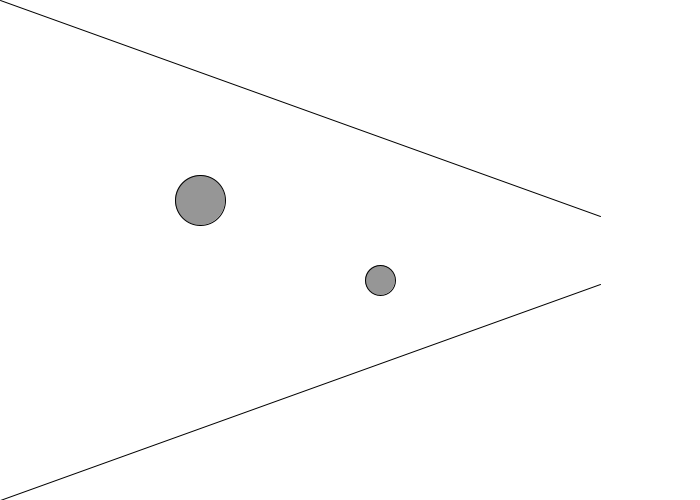
Frame 1 (no input)
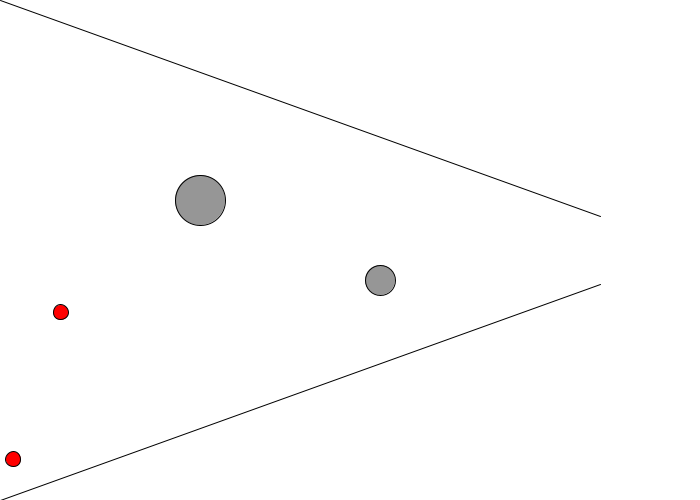
Frame 60 (the mouse pressed at the canvas centre just before this capture)
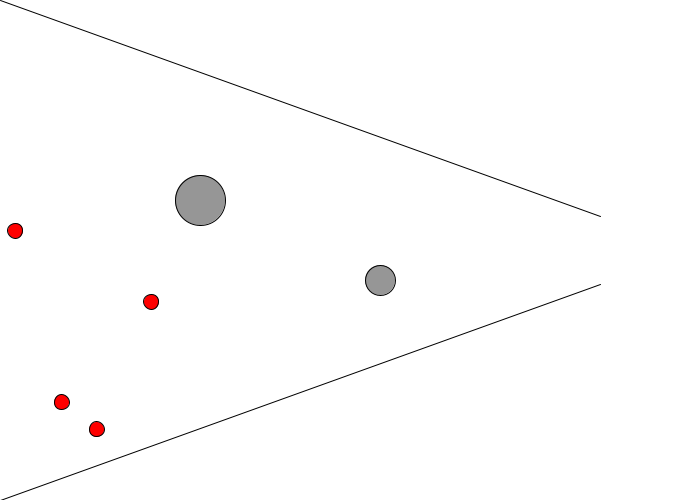
Frame 120 (the mouse held since frame 60 and released just before this capture)

The Processing sketch that drew these frames (run headless with seeded random() and noise(); from frame 60 on, the mouse is pressed at the canvas centre):

// Processing sketch: Funca
// ── Funca.pde
ArrayList<Person> people;
ArrayList<Pillar> pillars;
ArrayList<Wall> walls;
float lastPersonTime = 0;
PVector target;

void setup() {
  size(700, 500);

  // Inicializar la lista de personas
  people = new ArrayList<Person>();

  // Inicializar los pilares y las paredes
  pillars = new ArrayList<Pillar>();
  pillars.add(new Pillar(new PVector(200, 200), 25));
  pillars.add(new Pillar(new PVector(380, 280), 15));

  walls = new ArrayList<Wall>();
  walls.add(new Wall(new PVector(0, 0), new PVector(600, 216)));
  walls.add(new Wall(new PVector(0, 500), new PVector(600, 284)));

  // Definir la posición objetivo (salida)
  target = new PVector(600, 250);
}

void draw() {
  background(255);

  // Dibujar los pilares y paredes
  for (Pillar pillar : pillars) {
    pillar.display();
  }
  
  for (Wall wall : walls) {
    wall.display();
  }

  // Generar una nueva persona cada 2 segundos
  if (millis() - lastPersonTime > 500) {
    float personY = random(15, 485);
    // Añadir una nueva persona a la lista de personas
    people.add(new Person(new PVector(5, personY), random(1, 3), target, pillars, walls, people));
    lastPersonTime = millis();
  }

  // Actualizar y dibujar todas las personas
  for (int i = people.size() - 1; i >= 0; i--) {
    Person person = people.get(i);
    person.update();
    person.display();

    // Verificar si la persona ha llegado a la salida y eliminarla si es el caso
    if (person.position.dist(target) < 10 || person.position.x > width) {
      people.remove(i);
    }
  }
}

class Person {
  PVector position;  // Posición de la persona
  float speed;  // Velocidad de movimiento de la persona
  PVector target;  // Posición objetivo (salida)
  ArrayList<Pillar> pillars;
  ArrayList<Wall> walls;
  ArrayList<Person> people;

  Person(PVector position, float speed, PVector target, ArrayList<Pillar> pillars, ArrayList<Wall> walls, ArrayList<Person> people) {
    this.position = position;
    this.speed = speed;
    this.target = target;
    this.pillars = pillars;
    this.walls = walls;
    this.people = people;
  }

  void update() {
    // Calcula la dirección hacia la salida
    PVector direction = PVector.sub(target, position);
    direction.normalize();

    // Verifica si la persona está chocando con un pilar o una pared
    for (Pillar pillar : pillars) {
      if (isCollidingWithPillar(pillar)) {
        direction = adjustDirectionForCollision(direction);
      }
    }
    
    for (Wall wall : walls) {
      if (isCollidingWithWall(wall)) {
        direction = adjustDirectionForCollision(direction);
      }
    }

    // Verifica si la persona está chocando con otra persona
    for (Person other : people) {
      if (other != this && isCollidingWithPerson(other)) {
        direction = adjustDirectionForCollision(direction);
      }
    }

    // Actualiza la posición de la persona en la dirección hacia la salida
    position.add(PVector.mult(direction, speed));
  }

  void display() {
    fill(255, 0, 0);  // Establece el color de relleno a rojo
    ellipse(position.x, position.y, 15, 15);  // Dibuja la persona
  }

  boolean isCollidingWithPillar(Pillar pillar) {
    // Calcula la distancia entre la posición de la persona y la posición del pilar
    float distance = position.dist(pillar.position);

    // Verifica si la distancia es menor o igual al radio del pilar
    return distance <= pillar.radius;
  }
  
  boolean isCollidingWithWall(Wall wall) {
    return wall.isPointOnWall(position);
  }

  boolean isCollidingWithPerson(Person other) {
    // Calcula la distancia entre la posición de esta persona y la otra
    float distance = position.dist(other.position);

    // Verifica si la distancia es menor o igual a la suma de los radios de las dos personas
    return distance <= 7.5 + 7.5;  // Asumiendo que el radio de una persona es 7.5
  }

  PVector adjustDirectionForCollision(PVector direction) {
    // Calcula la dirección hacia el punto opuesto al objeto con el que se chocó
    PVector oppositeDirection = PVector.sub(position, direction);
    oppositeDirection.normalize();

    // Calcula la dirección perpendicular a la colisión
    PVector perpendicularDirection = new PVector(-oppositeDirection.y, oppositeDirection.x);
    perpendicularDirection.normalize();

    // Combina la dirección hacia el punto opuesto y la dirección perpendicular
    PVector modifiedDirection = PVector.add(oppositeDirection.mult(0.8), perpendicularDirection.mult(0.2));
    modifiedDirection.normalize();

    return modifiedDirection;
  }
}

class Pillar {
  PVector position;  // Posición del pilar
  float radius;  // Radio del pilar

  Pillar(PVector position, float radius) {
    this.position = position;
    this.radius = radius;
  }

  void display() {
    fill(150);  // Establece el color de relleno a gris
    ellipse(position.x, position.y, radius*2, radius*2);  // Dibuja el pilar
  }
}

class Wall {
  PVector start;  // Punto inicial de la pared
  PVector end;  // Punto final de la pared

  Wall(PVector start, PVector end) {
    this.start = start;
    this.end = end;
  }

  void display() {
    stroke(0);  // Establece el color del trazo a negro
    line(start.x, start.y, end.x, end.y);  // Dibuja la pared
  }

  boolean isPointOnWall(PVector point) {
    // Usa la ecuación de la línea para verificar si el punto está en la línea
    float m = (end.y - start.y) / (end.x - start.x);
    float b = start.y - m * start.x;

    return abs(point.y - (m * point.x + b)) < 1.0;
  }
}
